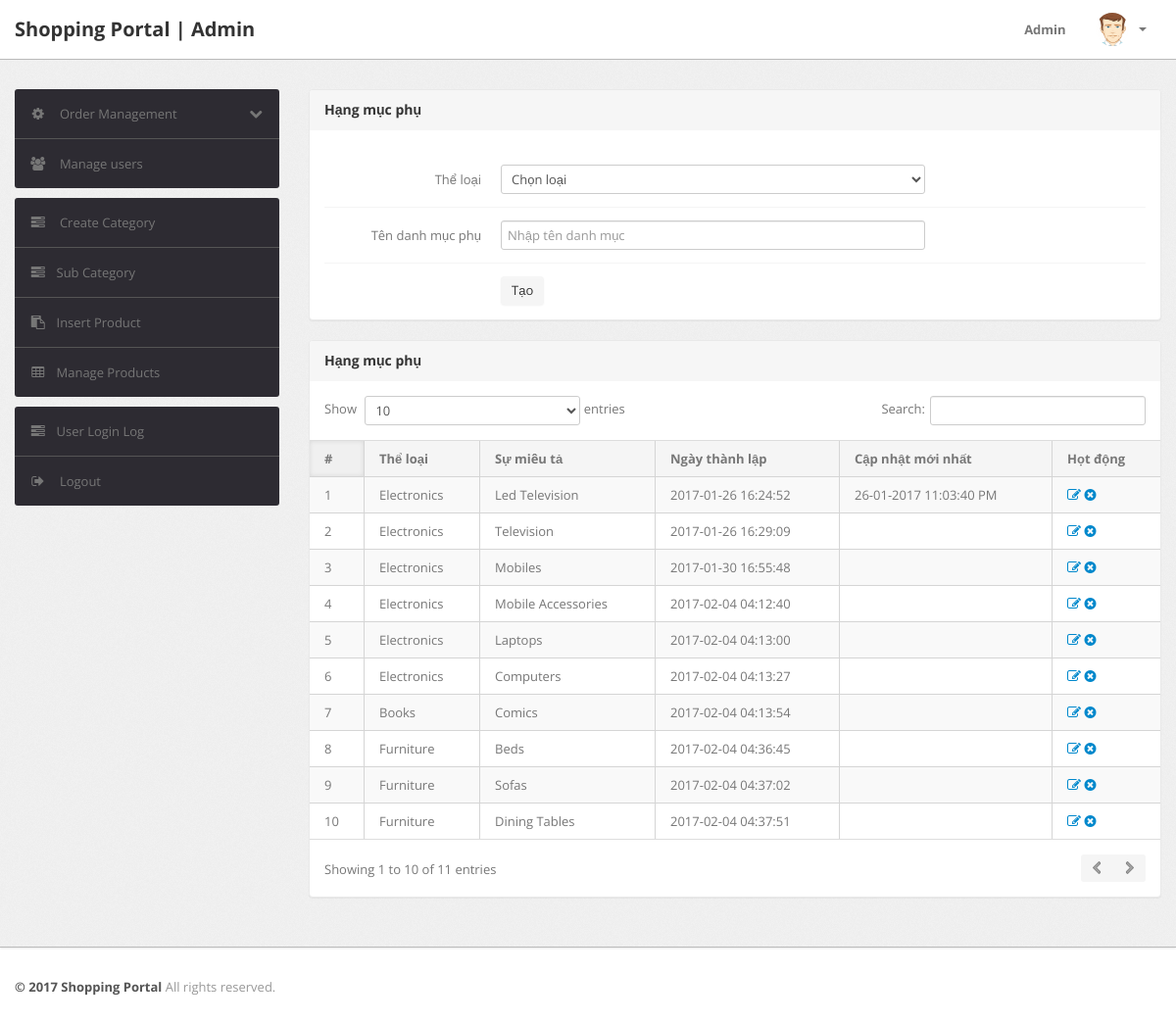
The app's page /shopping/admin/subcategory.php (signed in), older data.
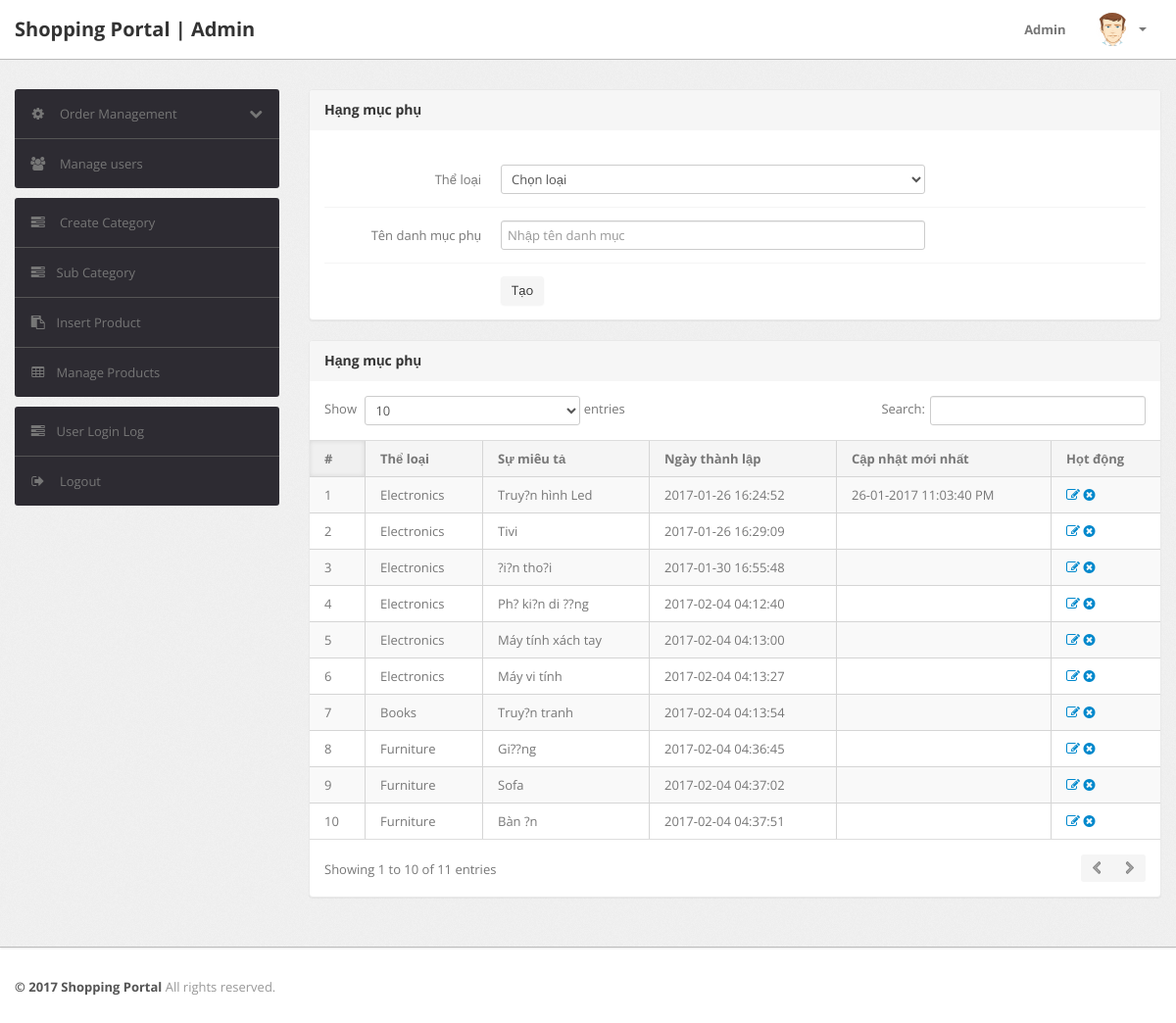
The same page, newer data.
### tables this page shows
CREATE TABLE `subcategory` (
  `id` int(11) NOT NULL,
  `categoryid` int(11) DEFAULT NULL,
  `subcategory` varchar(255) DEFAULT NULL,
  `creationDate` timestamp NULL DEFAULT CURRENT_TIMESTAMP,
  `updationDate` varchar(255) DEFAULT NULL
);

CREATE TABLE `category` (
  `id` int(11) NOT NULL,
  `categoryName` varchar(255) DEFAULT NULL,
  `categoryDescription` longtext,
  `creationDate` timestamp NOT NULL DEFAULT CURRENT_TIMESTAMP,
  `updationDate` varchar(255) DEFAULT NULL
);

### shopping/admin/subcategory.php (the view, shortened to what this page needs)
<?php
include('include/config.php');
if(strlen($_SESSION['alogin'])==0)
	{
header('location:index.php');
}
else{
?>
<!DOCTYPE html>
<html lang="en">
<head>
	<link type="text/css" href="bootstrap/css/bootstrap.min.css" rel="stylesheet">
	<link type="text/css" href="bootstrap/css/bootstrap-responsive.min.css" rel="stylesheet">
	<link type="text/css" href="css/theme.css" rel="stylesheet">
	<link type="text/css" href="images/icons/css/font-awesome.css" rel="stylesheet">
</head>
<body>
<?php include('include/header.php');?>
	<div class="wrapper">
		<div class="container">
			<div class="row">
<?php include('include/sidebar.php');?>
			<div class="span9">
					<div class="content">
						<div class="module">
							<div class="module-head">
								<h3>Hạng mục phụ</h3>
							</div>
							<div class="module-body">
									<br />
			<form class="form-horizontal row-fluid" name="subcategory" method="post" >
<div class="control-group">
<label class="control-label" for="basicinput">Thể loại</label>
<div class="controls">
<select name="category" class="span8 tip" required>
<option value="">Chọn loại</option>
</select>
</div>
</div>
<div class="control-group">
<label class="control-label" for="basicinput">Tên danh mục phụ</label>
<div class="controls">
<input type="text" placeholder="Nhập tên danh mục"  name="subcategory" class="span8 tip" required>
</div>
</div>
	<div class="control-group">
											<div class="controls">
												<button type="submit" name="submit" class="btn">Tạo</button>
											</div>
										</div>
									</form>
							</div>
						</div>
	<div class="module">
							<div class="module-head">
								<h3>Hạng mục phụ</h3>
							</div>
							<div class="module-body table">
								<table cellpadding="0" cellspacing="0" border="0" class="datatable-1 table table-bordered table-striped	 display" width="100%">
									<thead>
										<tr>
											<th>#</th>
											<th>Thể loại</th>
											<th>Sự miêu tả</th>
											<th>Ngày thành lập</th>
											<th>Cập nhật mới nhất</th>
											<th>Họt động</th>
										</tr>
									</thead>
									<tbody>
<?php $query=mysqli_query($con,"select subcategory.id,category.categoryName,subcategory.subcategory,subcategory.creationDate,subcategory.updationDate from subcategory join category on category.id=subcategory.categoryid");
$cnt=1;
while($row=mysqli_fetch_array($query))
{
?>
										<tr>
											<td><?php echo htmlentities($cnt);?></td>
											<td><?php echo htmlentities($row['categoryName']);?></td>
											<td><?php echo htmlentities($row['subcategory']);?></td>
											<td> <?php echo htmlentities($row['creationDate']);?></td>
											<td><?php echo htmlentities($row['updationDate']);?></td>
											<td>
											<a href="edit-subcategory.php?id=<?php echo $row['id']?>" ><i class="icon-edit"></i></a>
											<a href="subcategory.php?id=<?php echo $row['id']?>&del=delete" onClick="return confirm('Are you sure you want to delete?')"><i class="icon-remove-sign"></i></a></td>
										</tr>
										<?php $cnt=$cnt+1; } ?>
								</table>
							</div>
						</div>
					</div>
				</div>
			</div>
		</div>
	</div>
<?php include('include/footer.php');?>
</body>
<?php } ?>

Row changes from the older to the newer data that the page shows:
changed subcategory: subcategory "Led Television" → "Truy?n hình Led"
changed subcategory: subcategory "Television" → "Tivi"
changed subcategory: subcategory "Mobiles" → "?i?n tho?i"
changed subcategory (number 4 of 10 on the later page): subcategory "Mobile Accessories" → "Ph? ki?n di ??ng"
changed subcategory: subcategory "Laptops" → "Máy tính xách tay"
changed subcategory: subcategory "Computers" → "Máy vi tính"
changed subcategory "Books": subcategory "Comics" → "Truy?n tranh"
changed subcategory (number 8 of 10 on the later page): subcategory "Beds" → "Gi??ng"
changed subcategory: subcategory "Sofas" → "Sofa"
changed subcategory: subcategory "Dining Tables" → "Bàn ?n"
